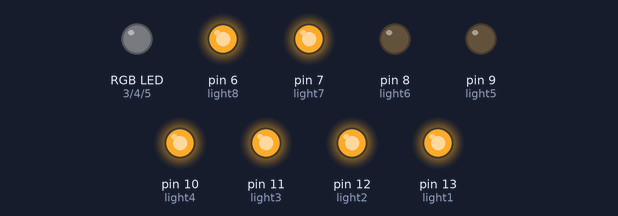
Bench run of a sketch on a simulated Arduino Uno, built with avr-gcc and run on an emulated ATmega328P. On the bench: an RGB LED mixed from three pins (HIGH = lit), output pins drawn as LEDs (lit = HIGH).

Above: at 0.3 s.
At 1.1 s:
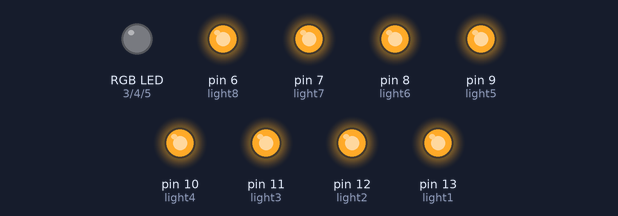
At 3.3 s:
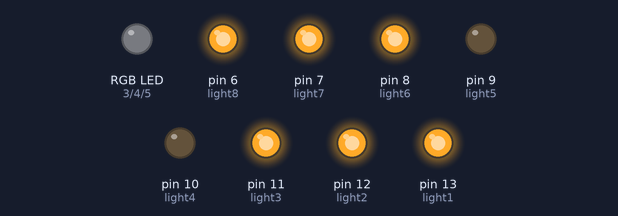
At 4.8 s:
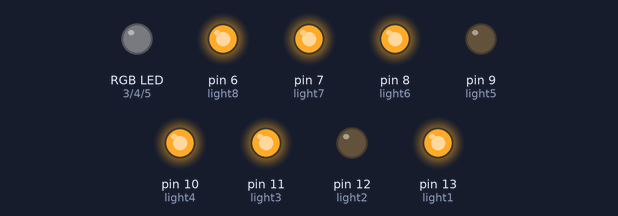
At 6.3 s:
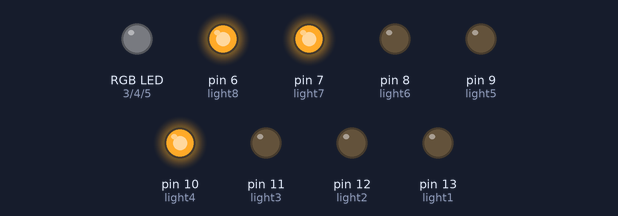
At 11.8 s:
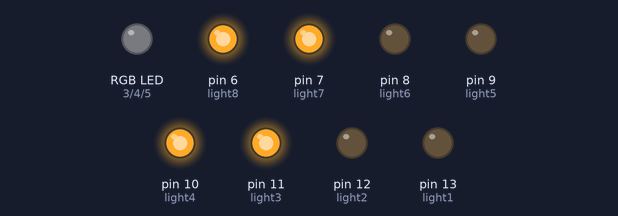
Timing chart, 0 to 13.0 s (numbered marks = the images above):
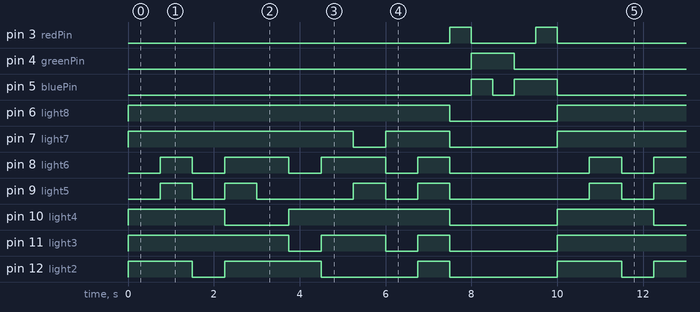

The sketch:

Count_Down.ino
```cpp
// Ian Coffey
// RGB.ino

// Variable Declaration
const int light1 = 13;
const int light2 = 12;
const int light3 = 11;
const int light4 = 10;
const int light5 = 9;
const int light6 = 8;
const int light7 = 7;
const int light8 = 6;
const int bluePin = 5;
const int greenPin = 4;
const int redPin = 3;
int delay_time = 750;
int delay_color = 500;

void setup() {

    Serial.begin(9600);
    pinMode(bluePin, OUTPUT);
    pinMode(greenPin, OUTPUT);
    pinMode(redPin, OUTPUT);
    pinMode(light1, OUTPUT);
    pinMode(light2, OUTPUT);
    pinMode(light3, OUTPUT);
    pinMode(light4, OUTPUT);
    pinMode(light5, OUTPUT);
    pinMode(light6, OUTPUT);
    pinMode(light7, OUTPUT);
    pinMode(light8, OUTPUT);

}

void loop() {

    // 9 digit
    digitalWrite(light1, HIGH);
    digitalWrite(light2, HIGH);
    digitalWrite(light3, HIGH);
    digitalWrite(light4, HIGH);
    digitalWrite(light5, LOW);
    digitalWrite(light6, LOW);
    digitalWrite(light7, HIGH);
    digitalWrite(light8, HIGH);
    delay(delay_time);

    // 8 digit
    digitalWrite(light5, HIGH);
    digitalWrite(light6, HIGH);
    delay(delay_time);

    // 7 digit
    digitalWrite(light1, LOW);
    digitalWrite(light2, LOW);
    digitalWrite(light5, LOW);
    digitalWrite(light6, LOW);
    delay(delay_time);

    // 6 digit
    digitalWrite(light1, HIGH);
    digitalWrite(light2, HIGH);
    digitalWrite(light4, LOW);
    digitalWrite(light5, HIGH);
    digitalWrite(light6, HIGH);
    delay(delay_time);

    // 5 digit
    digitalWrite(light5, LOW);
    delay(delay_time);

    // 4 digit
    digitalWrite(light3, LOW);
    digitalWrite(light4, HIGH);
    digitalWrite(light6, LOW);
    delay(delay_time);

    // 3 digit
    digitalWrite(light2, LOW);
    digitalWrite(light3, HIGH);
    digitalWrite(light6, HIGH);
    delay(delay_time);

    // 2 digit
    digitalWrite(light5, HIGH);
    digitalWrite(light7, LOW);
    delay(delay_time);

    // 1 digit
    digitalWrite(light1, LOW);
    digitalWrite(light3, LOW);
    digitalWrite(light5, LOW);
    digitalWrite(light6, LOW);
    digitalWrite(light7, HIGH);
    delay(delay_time);

    // 0 digit
    digitalWrite(light2, HIGH);
    digitalWrite(light3, HIGH);
    digitalWrite(light4, HIGH);
    digitalWrite(light5, HIGH);
    digitalWrite(light6, HIGH);
    delay(delay_time);

    // Turn Off 7 Segment Display
    digitalWrite(light2, LOW);
    digitalWrite(light3, LOW);
    digitalWrite(light4, LOW);
    digitalWrite(light5, LOW);
    digitalWrite(light6, LOW);
    digitalWrite(light7, LOW);
    digitalWrite(light8, LOW);

        // RGB Light Pattern
    // Red
    digitalWrite(redPin, HIGH);
    delay(delay_color);

    // Yellow
    digitalWrite(redPin, LOW);
    digitalWrite(bluePin, HIGH);
    digitalWrite(greenPin, HIGH);
    delay(delay_color);

    // Green
    digitalWrite(bluePin, LOW);
    delay(delay_color);

    // Blue
    digitalWrite(bluePin, HIGH);
    digitalWrite(greenPin, LOW);
    delay(delay_color);

    // Violet
    digitalWrite(redPin, HIGH);
    delay(delay_color);

    // Turn Colors Off
    digitalWrite(redPin, LOW);
    digitalWrite(bluePin, LOW);
    digitalWrite(greenPin, LOW);

}
```

Measured:
- by itself, pin 3 (redPin): repeats every 10.0 s: LOW 1.5 s, HIGH 0.50 s, LOW 7.5 s, HIGH 0.50 s
- by itself, pin 4 (greenPin): alternates HIGH for 1.0 s and LOW for 9.0 s
- by itself, pin 5 (bluePin): repeats every 10.0 s: LOW 0.50 s, HIGH 1.0 s, LOW 8.0 s, HIGH 0.50 s
- by itself, pin 6 (light8): alternates HIGH for 7.5 s and LOW for 2.5 s
- by itself, pin 7 (light7): repeats every 10.0 s: LOW 0.75 s, HIGH 1.5 s, LOW 2.5 s, HIGH 5.3 s
- by itself, pin 8 (light6): repeats every 10.0 s: 2 × (LOW 0.75 s, HIGH 1.5 s), LOW 0.75 s, HIGH 0.75 s, LOW 3.3 s, HIGH 0.75 s
- by itself, pin 9 (light5): repeats every 10.0 s: LOW 0.75 s, HIGH 0.75 s, LOW 2.3 s, HIGH 0.75 s, LOW 0.75 s, HIGH 0.75 s, LOW 3.3 s, HIGH 0.75 s
- by itself, pin 10 (light4): repeats every 10.0 s: LOW 1.5 s, HIGH 3.8 s, LOW 2.5 s, HIGH 2.3 s
